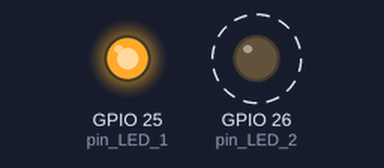
Bench run of a sketch on a simulated ESP32. Shown: output pins drawn as LEDs (lit = HIGH). Dashed ring = blinking. What the sketch prints to the serial monitor is not drawn.

Above: at 1.2 s.
At 19.7 s:
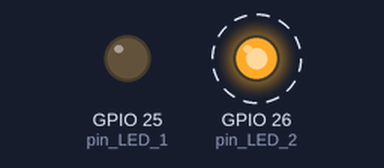
Timing chart, 0 to 27.0 s (numbered marks = the images above):
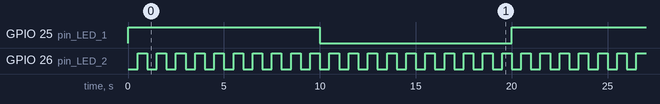

Measured:
- by itself, GPIO 25 (pin_LED_1): alternates HIGH for 10.0 s and LOW for 10.0 s
- by itself, GPIO 26 (pin_LED_2): alternates HIGH for 0.50 s and LOW for 0.50 s
- by itself, everything shown: repeats every 20.0 s, in 42 steps

The sketch:

Ejercicio_1.ino
```cpp
// GRUPO 10 - GARELIK, GONZALEZ, PRE
TaskHandle_t Task1;
TaskHandle_t Task2;

// LED pins modificados
const int pin_LED_1 = 25;
const int pin_LED_2 = 26;

void setup() {
  Serial.begin(115200);
  pinMode(pin_LED_1, OUTPUT);
  pinMode(pin_LED_2, OUTPUT);

  xTaskCreatePinnedToCore(
                    Task1code,   /* Task function. */
                    "Task1",     /* name of task. */
                    10000,       /* Stack size of task */
                    NULL,        /* parameter of the task */
                    1,           /* priority of the task */
                    &Task1,      /* Task handle to keep track of created task */
                    0);          /* pin task to core 0 */
  delay(500);

  xTaskCreatePinnedToCore(
                    Task2code,   /* Task function. */
                    "Task2",     /* name of task. */
                    10000,       /* Stack size of task */
                    NULL,        /* parameter of the task */
                    1,           /* priority of the task */
                    &Task2,      /* Task handle to keep track of created task */
                    1);          /* pin task to core 1 */
  delay(500);
}

// Task1code: Enciende 10s y apaga 10s
void Task1code( void * pvParameters ){
  Serial.print("Task1 running on core ");
  Serial.println(xPortGetCoreID());

  for(;;){
    digitalWrite(pin_LED_1, HIGH);
    delay(10000);
    digitalWrite(pin_LED_1, LOW);
    delay(10000);
  }
}

// Task2code: Enciende 0.5s y apaga 0.5s
void Task2code( void * pvParameters ){
  Serial.print("Task2 running on core ");
  Serial.println(xPortGetCoreID());

  for(;;){
    digitalWrite(pin_LED_2, HIGH);
    delay(500);
    digitalWrite(pin_LED_2, LOW);
    delay(500);
  }
}

void loop() {
  // El loop principal queda libre para otras acciones
}
```
